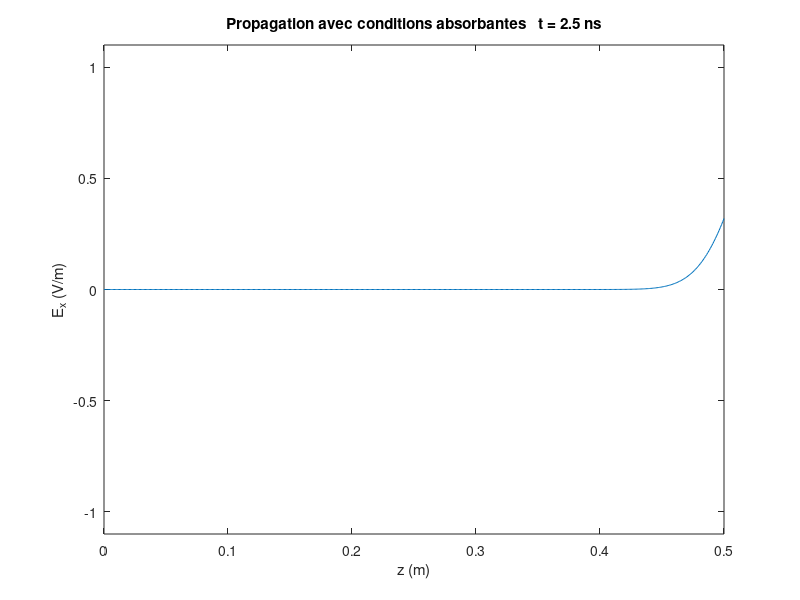

Recreate this plot in MATLAB.
%%%%%%%%%%%%%%%%%%%%%%%%%%%%%
%  scriptFDTD05.m
%  Propagation dans l'air avec conditions absorbantes + source en z=0.001
%%%%%%%%%%%%%%%%%%%%%%%%%%%%%

clear all; close all; clc;

max_time  = 1500;

% --- Constantes physiques ---
eps0 = 8.8542e-12;
mu0  = 4*pi*1e-7;
Z0   = 120*pi;
c0   = 1/sqrt(eps0*mu0);

% --- Domaine et discrimination ---
L = 0.5;                     % longueur du domaine = 0,5 m
dz = 0.001;                  % pas spatial imposé
max_space = round(L/dz)+1;   % nombre de points total

alpha = 0.5;                 % critère de stabilité magique
dt = alpha * dz/c0;          % dt magique

alphaE = 1/eps0 * dt/dz;
alphaH = 1/mu0 * dt/dz;

% --- Initialisation des champs ---
E = zeros(max_space,1);
H = zeros(max_space-1,1);

% =============================
%   Source au point z = 0.001 => E(2)
% =============================
spread = 1.6e-10;
t0 = 400*dt;  % moment de maximum d'excitation temporelle

% =============================
%   Magic Time Step variables
% =============================
Eleft1=0; Eleft2=0;
Eright1=0; Eright2=0;

% =============================
%         BOUCLE TEMPORELLE
% =============================
for n = 1:max_time

    t = n*dt;

    % ----- Boucle sur E -----
    for k = 2:max_space-1
        E(k) = E(k) + alphaE * (H(k-1) - H(k));
    end

    % ----- Source gaussienne (excitation en E(2) uniquement) -----
    pulse = exp( - ((t - t0)/spread)^2 );
    E(2) = E(2) + pulse;     % soft source

    % ===== Magic Time Step =====
    % Bord gauche
    E(1) = Eleft2;
    Eleft2 = Eleft1;
    Eleft1 = E(2);

    % Bord droit
    E(max_space) = Eright2;
    Eright2 = Eright1;
    Eright1 = E(max_space-1);

    % ----- Boucle sur H -----
    for j = 1:max_space-1
        H(j) = H(j) + alphaH * (E(j) - E(j+1));
    end

    % ----- Affichage -----
    if mod(n,20)==0
        figure(1)
        plot([0:max_space-1]*dz , E)
        axis([0 L -1.1 1.1])
        title(['Propagation avec conditions absorbantes   t = ' num2str(t*1e9,'%.1f') ' ns'])
        xlabel('z (m)'), ylabel('E_x (V/m)')
        pause(0.01)
    end

end % boucle temporelle
